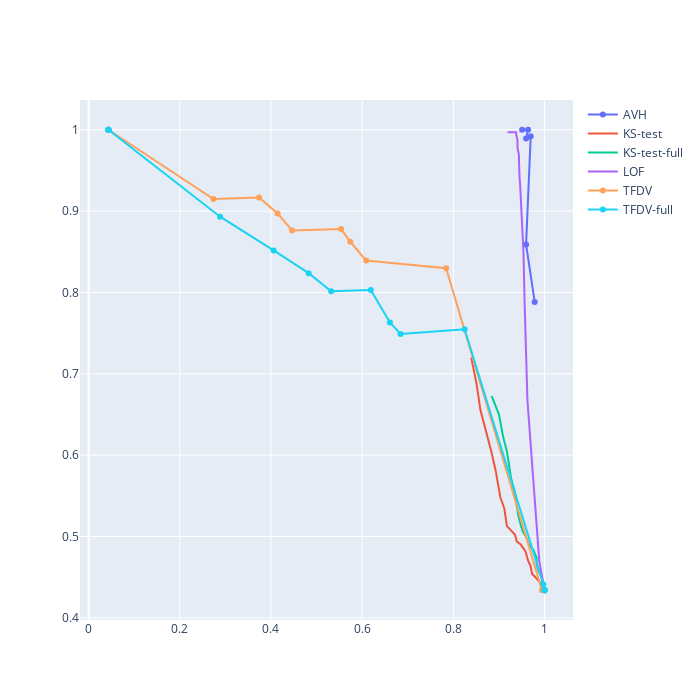

Source (notebook cell):
### Code cell
fig = go.Figure()

fig.add_scatter(x=metrics_avh["recall"], y=metrics_avh["precision"], name="AVH")
fig.add_scatter(x=metrics_ks["recall"][1:], y=metrics_ks["precision"][1:], name="KS-test")
fig.add_scatter(
    x=metrics_ks_full["recall"][1:], y=metrics_ks_full["precision"][1:], name="KS-test-full"
)
fig.add_scatter(x=metrics_lof["recall"], y=metrics_lof["precision"], name="LOF")
fig.add_scatter(x=metrics_tfdv["recall"], y=metrics_tfdv["precision"], name="TFDV")
fig.add_scatter(x=metrics_tfdv_full["recall"], y=metrics_tfdv_full["precision"], name="TFDV-full")
fig.update_layout(width=700, height=700)
